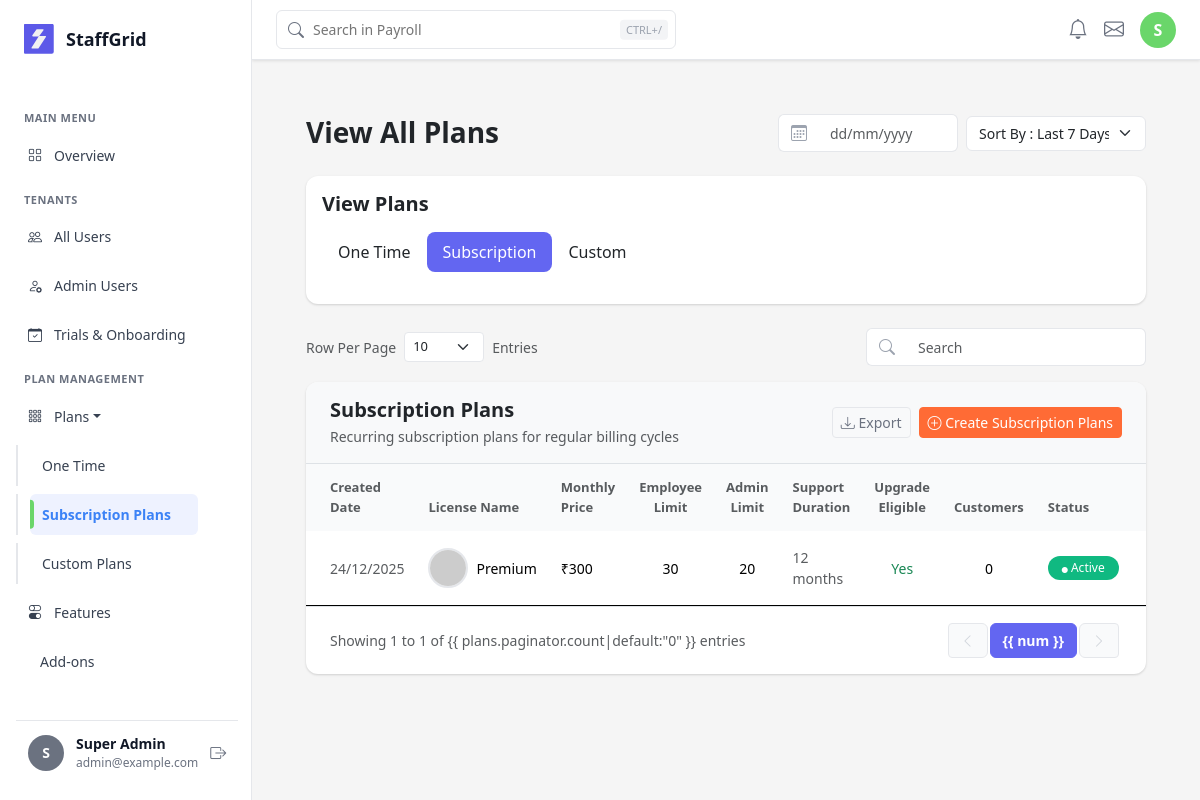
/plans/subscription/ (signed in), run on an earlier commit of the app's database.
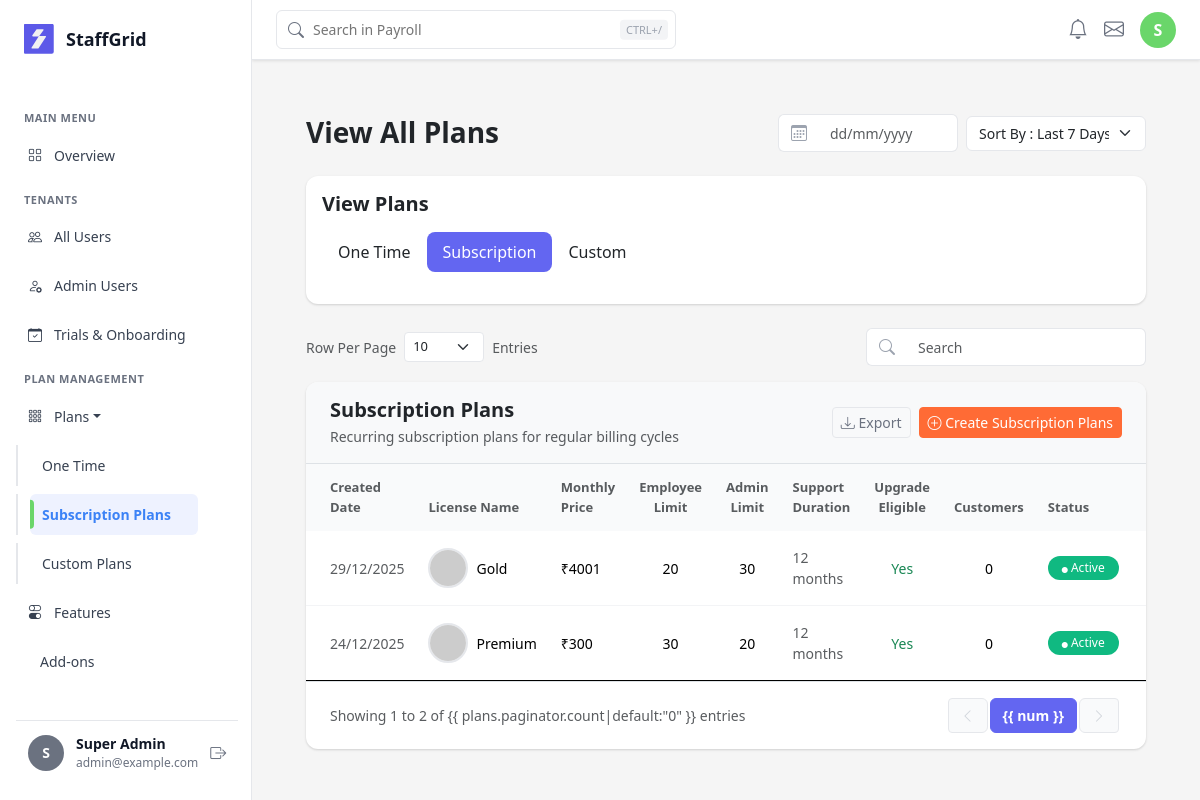
And on a later commit of the database.
### saas/models/plan.py (models this page shows, shortened)
class Plan(models.Model):
    PLAN_TYPE_CHOICES = [
        ('one_time', 'One Time'),
        ('subscription', 'Subscription'),
        ('custom', 'Custom'),
    ]
    name = models.CharField(max_length=100, unique=True)
    description = models.TextField(blank=True)
    price_monthly = models.DecimalField(max_digits=10, decimal_places=2)
    price_yearly = models.DecimalField(max_digits=10, decimal_places=2)
    max_users = models.IntegerField()
    max_storage_mb = models.IntegerField()
    max_projects = models.IntegerField()
    status = models.BooleanField(default=True)
    plan_type = models.CharField(max_length=20, choices=PLAN_TYPE_CHOICES, default='subscription')
    created_at = models.DateTimeField(auto_now_add=True)
    updated_at = models.DateTimeField(auto_now=True)
    class Meta:
        db_table = 'plans'
        ordering = ['price_monthly']

### saas/views/plan_views.py (the view)
# urls.py: path('subscription/', subscription_plans, name='subscription_plans'),
@login_required(login_url='auth:login')
def subscription_plans(request):
    if not is_super_admin(request.user):
        messages.error(request, 'You do not have permission to access plans.')
        return redirect('dashboard')
    plans = Plan.objects.filter(plan_type='subscription').order_by('-created_at')
    from django.core.paginator import Paginator
    paginator = Paginator(plans, 10)
    page_number = request.GET.get('page')
    page_obj = paginator.get_page(page_number)
    context = {
        'plans': page_obj,
        'page_title': 'Subscription Plans',
        'plan_type': 'subscription',
    }
    return render(request, 'plans/subscription_plan.html', context)

### saas/auth_backend.py (called while the page is built)
    def get_user(self, user_id):
        try:
            return User.objects.get(pk=user_id)
        except User.DoesNotExist:
            return None

### saas/context_processors.py (called while the page is built)
def users_and_roles(request):
    users = CustomUser.objects.select_related('role').all()
    roles = Role.objects.prefetch_related('users').all()
    payments = PaymentTransaction.objects.select_related('tenant').all()[:5]
    return {
        'users': users,
        'roles': roles,
        'payments': payments,
    }

### saas/views/plan_views.py (called while the page is built)
def is_super_admin(user):
    return user.is_superuser or user.is_staff

### saas/templates/plans/subscription_plan.html (shortened to what the changed rows need)
{% extends 'base.html' %}
{% load static %}
{% block content %}
<div class="container-fluid px-4 py-4">
    <div class="card border-0 shadow-sm">
        <div class="card-body p-0">
            <div class="table-responsive">
                <table class="table table-hover align-middle mb-0" id="plansTable">
                    <thead class="table-light">
                        <tr>
                            <th class="fw-semibold text-muted border-0 ps-4">Created Date</th>
                            <th class="fw-semibold text-muted border-0">License Name</th>
                            <th class="fw-semibold text-muted border-0">Monthly Price</th>
                            <th class="fw-semibold text-muted border-0 text-center">Employee Limit</th>
                            <th class="fw-semibold text-muted border-0 text-center">Admin Limit</th>
                            <th class="fw-semibold text-muted border-0">Support Duration</th>
                            <th class="fw-semibold text-muted border-0 text-center">Upgrade Eligible</th>
                            <th class="fw-semibold text-muted border-0 text-center">Customers</th>
                            <th class="fw-semibold text-muted border-0">Status</th>
                            <th class="fw-semibold text-muted border-0 pe-4"></th>
                        </tr>
                    </thead>
                    <tbody>
                        {% for plan in plans %}
                        <tr>
                            <td class="ps-4">
                                <span class="text-muted">{{ plan.created_at|date:"d/m/Y" }}</span>
                            </td>
                            <td>
                                <div class="d-flex align-items-center gap-2">
                                    <img src="{% static 'images/avatar-placeholder.png' %}" alt="{{ plan.name }}"
                                        class="rounded-circle" width="40" height="40"
                                        onerror="this.src='https://ui-avatars.com/api/?name={{ plan.name|urlencode }}&background=6366F1&color=fff&size=40'">
                                    <span class="fw-medium">{{ plan.name }}</span>
                                </div>
                            </td>
                            <td>
                                <span class="fw-medium">₹{{ plan.price_monthly|floatformat:0 }}</span>
                            </td>
                            <td class="text-center">
                                <span>{{ plan.max_users }}</span>
                            </td>
                            <td class="text-center">
                                <span>{{ plan.max_projects }}</span>
                            </td>
                            <td>
                                <span class="text-muted">12 months</span>
                            </td>
                            <td class="text-center">
                                <span class="text-success">Yes</span>
                            </td>
                            <td class="text-center">
                                <span>0</span>
                            </td>
                            <td>
                                {% if plan.status %}
                                <span class="badge rounded-pill px-3 py-2"
                                    style="background-color: #10B981; font-weight: 500;">
                                    <i class="bi bi-circle-fill" style="font-size: 6px;"></i> Active
                                </span>
                                {% else %}
                                <span class="badge rounded-pill bg-secondary px-3 py-2" style="font-weight: 500;">
                                    <i class="bi bi-circle-fill" style="font-size: 6px;"></i> Inactive
                                </span>
                                {% endif %}
                            </td>
                            <td class="pe-4">
                                <div class="d-flex gap-2 justify-content-end">
                                    <a href="{% url 'plans:plan_edit' plan.id %}" class="btn btn-link text-muted p-1"
                                        title="Edit Plan">
                                    </a>
                                </div>
                            </td>
                        </tr>
                        {% endfor %}
                    </tbody>
                </table>
            </div>
            <div class="px-4 py-3 border-top">
                <div class="d-flex justify-content-between align-items-center">
                    <p class="text-muted small mb-0">
                        Showing {{ plans.start_index|default:"1" }} to {{ plans.end_index|default:"10" }} of {{
                        plans.paginator.count|default:"0" }} entries
                    </p>
                    <nav aria-label="Page navigation">
                        <ul class="pagination pagination-sm mb-0">
                            {% for num in plans.paginator.page_range %}
                            {% if plans.number == num %}
                            <li class="page-item active">
                                <span class="page-link" style="background-color: #6366F1; border-color: #6366F1;">{{ num
                                    }}</span>
                            </li>
                            {% elif num > plans.number|add:'-3' and num < plans.number|add:'3' %} <li class="page-item">
                                <a class="page-link" href="?page={{ num }}">{{ num }}</a>
                                </li>
                                {% endif %}
                                {% endfor %}
                        </ul>
                    </nav>
                </div>
            </div>
        </div>
    </div>
</div>
{% endblock %}

What changed in the data, as far as the page shows it:
added Plan: created_at "29/12/2025", name "Gold", price_monthly "4001", max_users "20", max_projects "30", status True (drawn)
Also different on the page:
{{ plans.end_index|default:"10" }}: "1" → "2"
